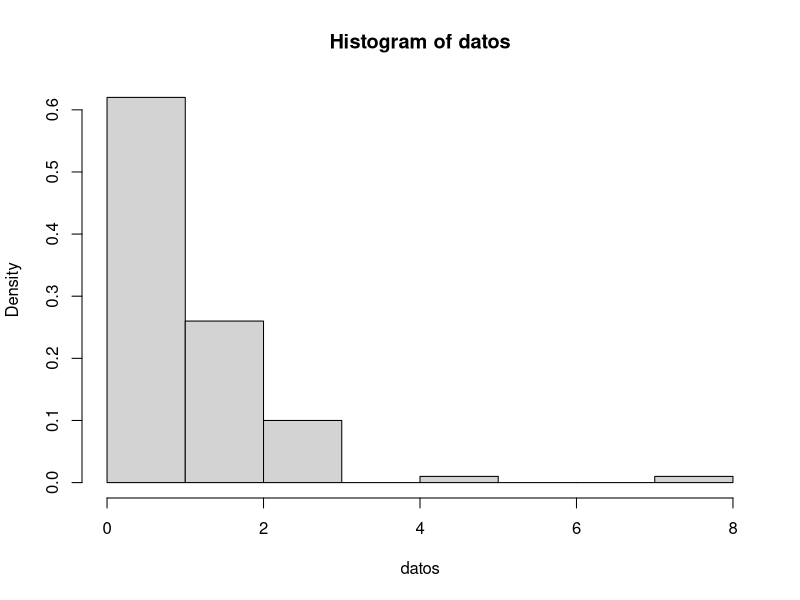
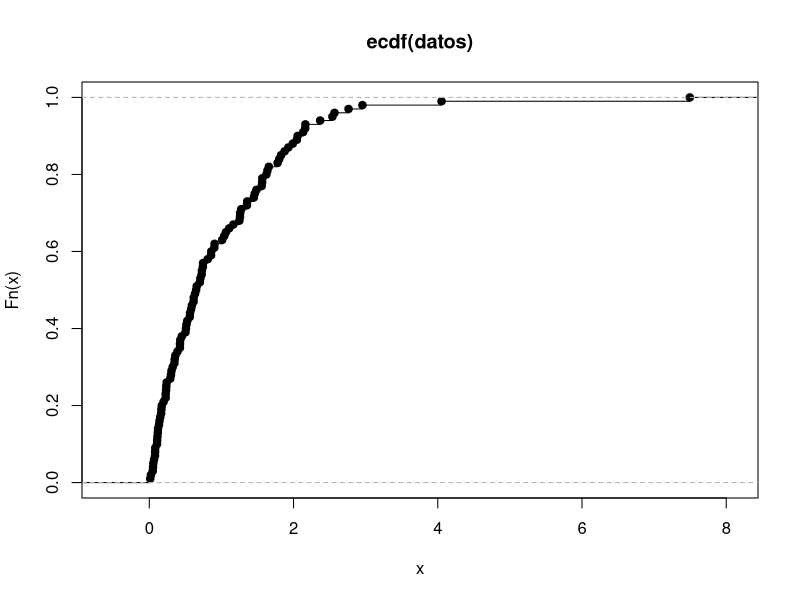

The R script that drew these images, in order: (Note: this script raises an error after producing the figures.)
# Actividad 3.3
# Jose Manuel Hernandez Gomez 
# Jorge Uriel Barragan Pozos 

# parametros 
n <- 100
lambda <- 1

#carga de datos
datos <- rexp(n,lambda)

#1. Análisis Descriptivo de los Datos 
summary(datos) 
hist(datos, freq = FALSE)
plot(ecdf(datos))

#2. Ajuste de Curvas de Probabilidad

mod1 <- fitdist(datos, "exp", method = c("mle"))
mod1
summary(mod1)

par(mfrow = c(2,2))
denscomp(mod1) # Función de Densidad
cdfcomp(mod1) #Función de Distribución 
qqcomp(mod1) #cuantiles Teóricos vs Empiricos 
ppcomp(mod1) #Probabilidades Teóricas vs Empiricas 
